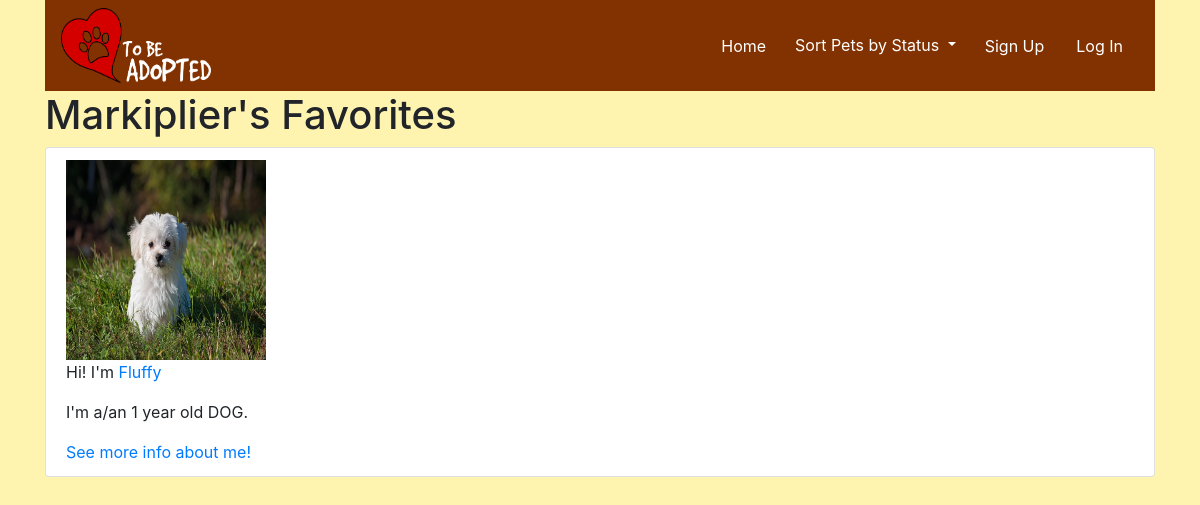
The page /favorites/3/ on the database its author committed.
### tbauser/models.py (models this page shows, shortened)
class AdoptUser(AbstractUser):
   USER_CHOICES = [
       ('AD', 'Adopter'),
       ('SR', 'Shelter/Rescue'),
   ]
   display_name = models.CharField(max_length=50)
   bio = models.TextField()
   account_type = models.CharField(
       max_length=2, choices=USER_CHOICES, default='AD')
   favorites = models.ManyToManyField(Pet, related_name='favorite', symmetrical=False)

### pets/models.py (models this page shows, shortened)
class Pet(models.Model):
  PET_CHOICES = [
    ('DOG', 'Dog'),
    ('CAT', 'Cat'),
      ]
  ADOPTION_CHOICES = [
    ('TBA', "To Be Adopted"),
    ('NOA', "Now Officially Adopted"),
      ]
  name = models.CharField(max_length=80)
  age = models.IntegerField()
  pet_type = models.CharField(
      max_length=3, choices=PET_CHOICES, default="DOG")
  post_date = models.DateField(default=timezone.now)
  bio = models.TextField()
  spayed_or_neutered = models.BooleanField(default=False)
  shot_record = models.BooleanField(default=False)
  status = models.CharField(max_length=3, blank=True,
                            choices=ADOPTION_CHOICES, default='TBA')
  pet_image = models.ImageField(upload_to='static/images/', default='static/default-profile.png', null=True, blank=True)
  owner = models.ForeignKey(AUTH_USER_MODEL, related_name='owner', on_delete=models.CASCADE, null=True)

### pets/views.py (the view)
# urls.py: path('favorites/<int:user_id>/', pet_views.favorites_view, name='favorites')
def favorites_view(request, user_id):
    current_user = AdoptUser.objects.get(id=user_id)
    user_favs = current_user.favorites.all()
    return render(request, "favorites.html", {'current_user': current_user, 'user_favs': user_favs})

### templates/favorites.html
{% include 'base.html' %} {% block content %}
<div class="container">
  <h1>{{ current_user.display_name }}'s Favorites</h1>
  <ul class="list-group">
    {% for fav in user_favs %}
    <li class="list-group-item">
      <img src="{{ fav.pet_image.url }}" height="200px" width="200px" />
      <p>Hi! I'm <a href="/pet/{{fav.id}}/">{{fav.name}}</a></p>
      <p>I'm a/an {{ fav.age }} year old {{fav.pet_type}}.</p>
      <a href="/pet/{{fav.id}}/">See more info about me!</a>
    </li>
    {% endfor %}
  </ul>
</div>
{% endblock %}

### rows shown on the page
AdoptUser: display_name "Markiplier"
Pet: pet_image (picture), name "Fluffy", age "1", pet_type "DOG"
